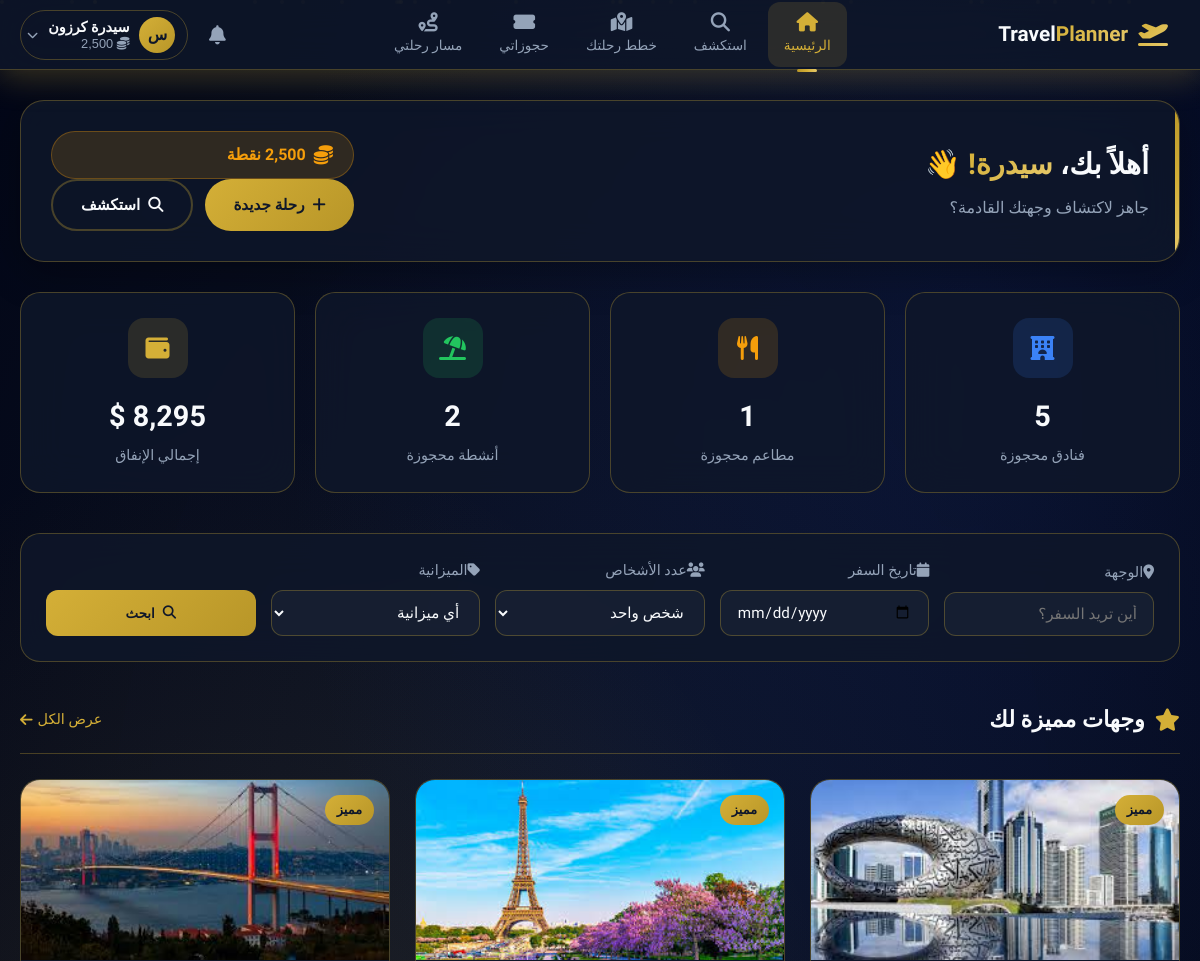
Page /index.php (signed in, upper part) on the earlier database version.
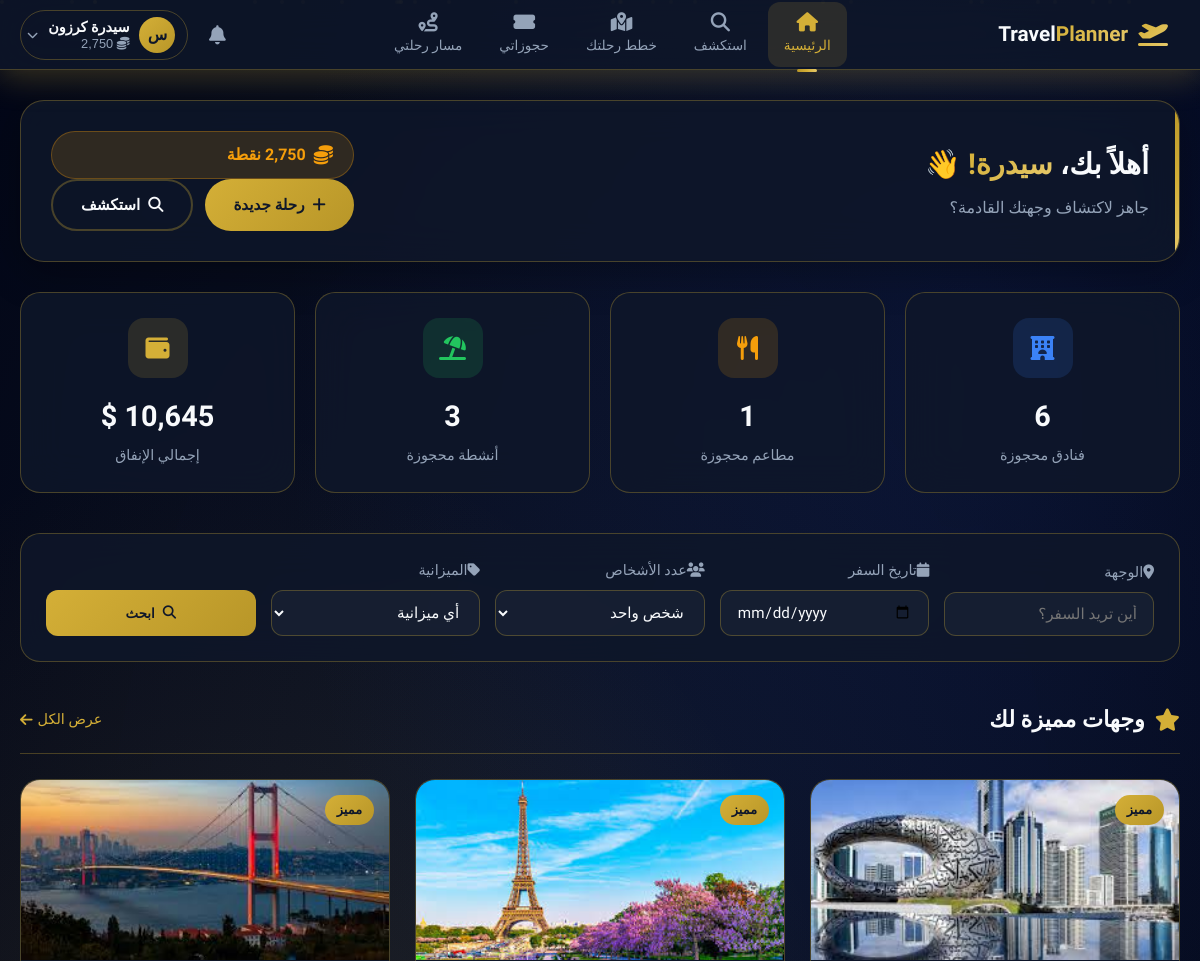
Same page on the later database version.
### tables this page shows
CREATE TABLE `travelers` (
  `id` int(11) NOT NULL,
  `user_id` int(11) DEFAULT NULL,
  `full_name` varchar(100) DEFAULT NULL,
  `phone` varchar(20) DEFAULT NULL,
  `loyalty_points` int(11) DEFAULT 0
);

### index.php (the view, shortened to what the changed rows need)
<?php
include '../config/db.php';
$uid = $_SESSION['user_id'];
$traveler = mysqli_fetch_assoc(mysqli_query(
    $conn,
    "SELECT t.*, u.username, u.email
     FROM travelers t
     JOIN users u ON t.user_id = u.id
     WHERE t.user_id = $uid"
));
$stats = mysqli_fetch_assoc(mysqli_query(
    $conn,
    "SELECT
        COUNT(CASE WHEN service_type='hotel' THEN 1 END) as hotels,
        COUNT(CASE WHEN service_type='restaurant' THEN 1 END) as restaurants,
        COUNT(CASE WHEN service_type='activity' THEN 1 END) as activities,
        SUM(total_price) as total_spent
     FROM bookings
     WHERE traveler_id = {$traveler['id']} AND status != 'cancelled'"
));
?>
<!DOCTYPE html>
<html lang="ar" dir="rtl">
<head>
    <link rel="stylesheet" href="https://cdnjs.cloudflare.com/ajax/libs/font-awesome/6.4.0/css/all.min.css">
    <link href="https://unpkg.com/aos@2.3.1/dist/aos.css" rel="stylesheet">
</head>
<body>
    <?php include 'navbar.php'; ?>
    <main class="main-content">
        <div class="welcome-card" data-aos="fade-down">
            <div class="welcome-content">
                <h1>أهلاً بك، <span><?php echo htmlspecialchars(explode(' ', $traveler['full_name'])[0]); ?>!</span> 👋</h1>
            </div>
            <div class="d-flex align-items-center gap-3 flex-wrap">
                <div class="loyalty-badge">
                    <i class="fas fa-coins"></i>
                    <span><?php echo number_format($traveler['loyalty_points']); ?> نقطة</span>
                </div>
            </div>
        </div>
        <div class="stats-grid">
            <div class="stat-card" data-aos="fade-up" data-aos-delay="100">
                <div class="stat-icon hotels">
                    <i class="fas fa-hotel"></i>
                </div>
                <div class="stat-value"><?php echo $stats['hotels'] ?? 0; ?></div>
                <div class="stat-label">فنادق محجوزة</div>
            </div>
            <div class="stat-card" data-aos="fade-up" data-aos-delay="300">
                <div class="stat-icon activities">
                    <i class="fas fa-umbrella-beach"></i>
                </div>
                <div class="stat-value"><?php echo $stats['activities'] ?? 0; ?></div>
                <div class="stat-label">أنشطة محجوزة</div>
            </div>
        </div>
        <div class="section-header" data-aos="fade-right">
            <h2 class="section-title">
                <i class="fas fa-star"></i>
                وجهات مميزة لك
            </h2>
        </div>
    </main>
</body>
</html>

### navbar.php (shortened to what the changed rows need)
<?php
$traveler = null;
if (isset($_SESSION['user_id']) && isset($conn)) {
    $uid = $_SESSION['user_id'];
    $traveler = mysqli_fetch_assoc(mysqli_query(
        $conn,
        "SELECT t.*, u.username, u.email
         FROM travelers t
         JOIN users u ON t.user_id = u.id
         WHERE t.user_id = $uid"
    ));
}
?>
<nav class="luxury-navbar">
    <div class="navbar-container">
        <div class="navbar-actions">
            <div class="nav-dropdown user-dropdown">
                <button class="user-btn" id="userBtn">
                    <div class="user-avatar">
                        <?php echo mb_substr($traveler['full_name'] ?? 'م', 0, 1); ?>
                    </div>
                    <div class="user-info d-none d-lg-block">
                        <span class="user-name"><?php echo htmlspecialchars($traveler['full_name'] ?? 'مسافر'); ?></span>
                        <span class="user-points">
                            <i class="fas fa-coins text-warning"></i>
                            <?php echo number_format($traveler['loyalty_points'] ?? 0); ?>
                        </span>
                    </div>
                    <i class="fas fa-chevron-down toggle-icon"></i>
                </button>
            </div>
        </div>
    </div>
</nav>

Differences in the rows shown:
changed travelers "سيدرة": loyalty_points "2,500" → "2,750"
Other differences:
$stats['hotels']: "5" → "6"
$stats['activities']: "2" → "3"
